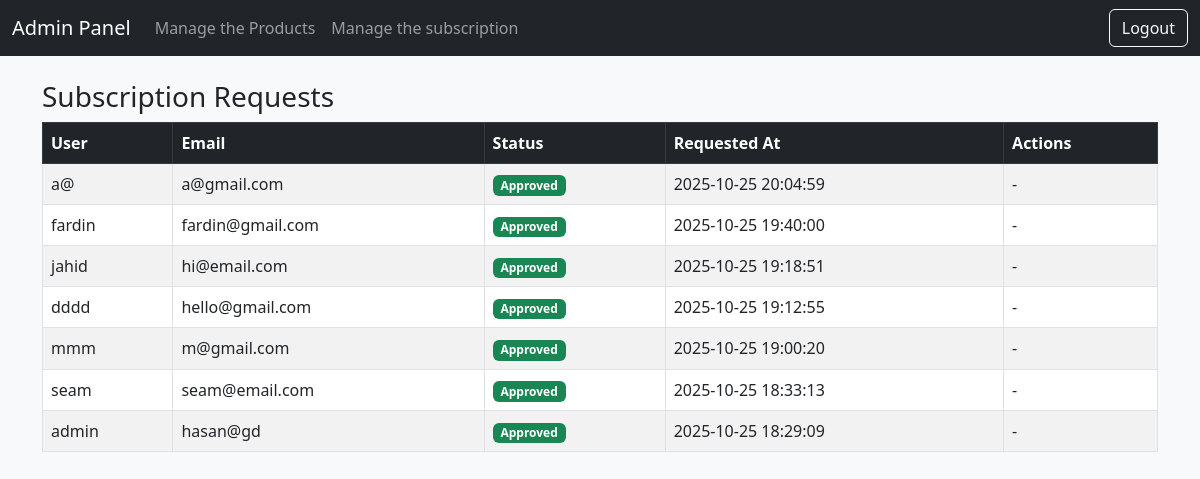
The page /subscriptions.php (signed in) on the database its author committed.
### tables this page shows
CREATE TABLE `subscriptions` (
  `id` int(11) NOT NULL,
  `user_id` int(11) NOT NULL,
  `status` enum('pending','approved','rejected') DEFAULT 'pending',
  `created_at` timestamp NOT NULL DEFAULT current_timestamp()
);

CREATE TABLE `users` (
  `id` int(11) NOT NULL,
  `username` varchar(100) NOT NULL,
  `email` varchar(100) NOT NULL,
  `password` varchar(255) NOT NULL,
  `role` enum('admin','user') DEFAULT 'user'
);

### subscriptions.php (the view, shortened to what this page needs)
<?php
include 'db.php';
$subs = $conn->query("
    SELECT s.*, u.username, u.email
    FROM subscriptions s
    JOIN users u ON s.user_id = u.id
    ORDER BY s.created_at DESC
");
?>
<!DOCTYPE html>
<html lang="en">
<head>
  <link href="https://cdn.jsdelivr.net/npm/bootstrap@5.3.0/dist/css/bootstrap.min.css" rel="stylesheet">
</head>
<body class="bg-light">
<nav class="navbar navbar-expand-lg navbar-dark bg-dark">
  <div class="container-fluid">
    <a class="navbar-brand" href="admin_dashboard.php">Admin Panel</a>
    <ul class="navbar-nav me-auto">
        <li class="nav-item"><a class="nav-link" href="products.php">Manage  the Products</a></li>
        <li class="nav-item"><a class="nav-link" href="subscriptions.php">Manage  the subscription</a></li>
      </ul>
    <a href="logout.php" class="btn btn-outline-light">Logout</a>
  </div>
</nav>
<div class="container mt-4">
  <h3>Subscription Requests</h3>
  <table class="table table-bordered table-striped">
    <thead class="table-dark">
      <tr>
        <th>User</th>
        <th>Email</th>
        <th>Status</th>
        <th>Requested At</th>
        <th>Actions</th>
      </tr>
    </thead>
    <tbody>
      <?php while($row = $subs->fetch_assoc()): ?>
        <?php
          $status = $row['status'];
          $color = $status == 'approved' ? 'success' : ($status == 'rejected' ? 'danger' : 'warning');
        ?>
        <tr>
          <td><?= htmlspecialchars($row['username']); ?></td>
          <td><?= htmlspecialchars($row['email']); ?></td>
          <td><span class="badge bg-<?= $color ?>"><?= ucfirst($status) ?></span></td>
          <td><?= $row['created_at']; ?></td>
          <td>
            <?php if ($status == 'pending'): ?>
              <a href="?action=approve&id=<?= $row['id']; ?>" class="btn btn-sm btn-success">Approve</a>
              <a href="?action=reject&id=<?= $row['id']; ?>" class="btn btn-sm btn-danger">Reject</a>
            <?php else: ?>
              -
            <?php endif; ?>
          </td>
        </tr>
      <?php endwhile; ?>
    </tbody>
  </table>
</div>
</body>
</html>

### rows shown on the page
subscriptions: user.username "a@", user.email "a@gmail.com", status "Approved", created_at "2025-10-25 20:04:59"
subscriptions: user.username "fardin", user.email "fardin@gmail.com", status "Approved", created_at "2025-10-25 19:40:00"
subscriptions: user.username "jahid", user.email "hi@email.com", status "Approved", created_at "2025-10-25 19:18:51"
subscriptions: user.username "dddd", user.email "hello@gmail.com", status "Approved", created_at "2025-10-25 19:12:55"
subscriptions: user.username "mmm", user.email "m@gmail.com", status "Approved", created_at "2025-10-25 19:00:20"
subscriptions: user.username "seam", user.email "seam@email.com", status "Approved", created_at "2025-10-25 18:33:13"
subscriptions: user.username "admin", user.email "hasan@gd", status "Approved", created_at "2025-10-25 18:29:09"
